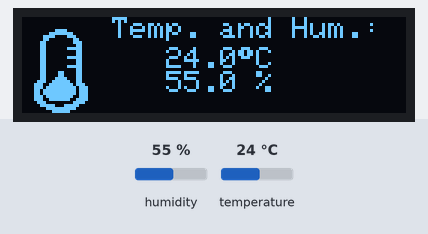
A sketch run on a simulated Arduino Uno, built with avr-gcc and run on an emulated ATmega328P. Shown: 128×32 one-colour display. The inputs (shaded band) are chosen by the test bench; at power-on: humidity 55 %, temperature 24 °C. The display library's start-up logo is not drawn; what the sketch prints to the serial monitor is not drawn.

Above: at 4.6 s.
4.7 s: humidity set to 22 %
At 7.3 s:
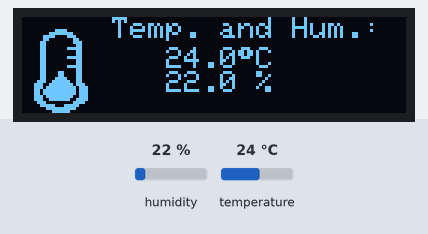
12.1 s: temperature set to 12 °C
At 15.2 s:
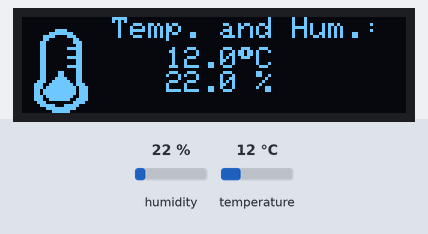
18.2 s: humidity set to 40 %
At 19.7 s:
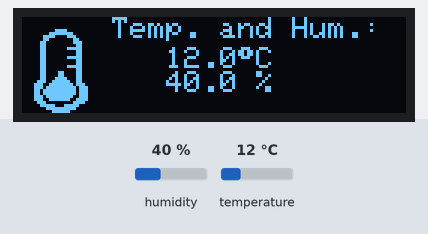
23.3 s: temperature set to 19 °C
At 25.4 s:
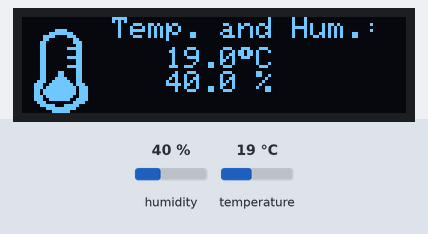
Timing chart, 0 to 26.9 s (numbered marks = the images above; inputs shaded):
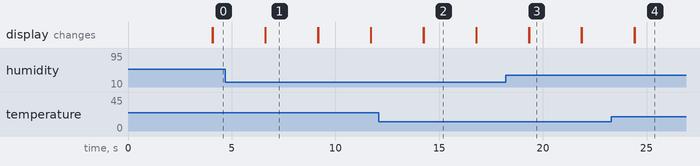

Measured:
- after the input at 4.7 s, the display: first differs from a run without the input after 1.9 s (image 1)
- after the input at 12.1 s, the display: first differs from a run without the input after 2.2 s (image 2)
- after the input at 18.2 s, the display: first differs from a run without the input after 1.1 s (image 3)
- after the input at 23.3 s, the display: first differs from a run without the input after 1.1 s (image 4)
- what the display in image 1 shows lasts 2.6 s, from 6.6 s to 9.2 s

The sketch:

WEA012864D.ino
```cpp
#include "DHT.h"
#include <SPI.h>
#include <Wire.h>
#include <Adafruit_GFX.h>
#include <Adafruit_SSD1306.h>

#define SCREEN_WIDTH 128 // OLED display width, in pixels
#define SCREEN_HEIGHT 32 // OLED display height, in pixels

#define OLED_RESET    -1 // Reset pin # (or -1 if sharing Arduino reset pin)
#define SCREEN_ADDRESS 0x3C ///< See datasheet for Address; 0x3D for 128x64, 0x3C for 128x32
Adafruit_SSD1306 display(SCREEN_WIDTH, SCREEN_HEIGHT, &Wire, OLED_RESET);


#define LOGO_HEIGHT   64
#define LOGO_WIDTH    128

// 'image', 128x64px
const unsigned char epd_bitmap_image [] PROGMEM = {
	0x00, 0x00, 0x00, 0x00, 0x00, 0x00, 0x00, 0x00, 0x00, 0x00, 0x00, 0x00, 0x00, 0x00, 0x00, 0x00,
	0x00, 0x00, 0x00, 0x00, 0x00, 0x00, 0x00, 0x00, 0x00, 0x00, 0x00, 0x00, 0x00, 0x00, 0x00, 0x00,
	0x00, 0x00, 0x00, 0x00, 0x00, 0x00, 0x00, 0x00, 0x00, 0x00, 0x00, 0x00, 0x00, 0x00, 0x00, 0x00,
	0x00, 0x00, 0x00, 0x00, 0x00, 0x00, 0x00, 0x00, 0x00, 0x00, 0x00, 0x00, 0x00, 0x00, 0x00, 0x00,
	0x00, 0x00, 0x00, 0x00, 0x00, 0x00, 0x00, 0x00, 0x00, 0x00, 0x00, 0x00, 0x00, 0x00, 0x00, 0x00,
	0x00, 0x00, 0x00, 0x00, 0x00, 0x00, 0x00, 0x00, 0x00, 0x00, 0x00, 0x00, 0x00, 0x00, 0x00, 0x00,
	0x00, 0x00, 0x00, 0x00, 0x00, 0x00, 0x00, 0x00, 0x00, 0x00, 0x00, 0x00, 0x00, 0x00, 0x00, 0x00,
	0x00, 0x00, 0x00, 0x00, 0x00, 0x00, 0x00, 0x00, 0x00, 0x00, 0x00, 0x00, 0x00, 0x00, 0x00, 0x00,
	0x00, 0x00, 0x00, 0x00, 0x00, 0x00, 0x00, 0x00, 0x00, 0x00, 0x00, 0x00, 0x00, 0x00, 0x00, 0x00,
	0x00, 0x00, 0x00, 0x00, 0x00, 0x00, 0x00, 0x00, 0x00, 0x00, 0x00, 0x00, 0x00, 0x00, 0x00, 0x00,
	0x00, 0x00, 0x00, 0x00, 0x00, 0x00, 0x00, 0x00, 0x00, 0x00, 0x00, 0x00, 0x00, 0x00, 0x00, 0x00,
	0x00, 0x00, 0x00, 0x00, 0x00, 0x00, 0x00, 0x00, 0x00, 0x00, 0x00, 0x00, 0x00, 0x00, 0x00, 0x00,
	0x00, 0x00, 0x00, 0x00, 0x00, 0x00, 0x00, 0x00, 0x00, 0x00, 0x00, 0x00, 0x00, 0x00, 0x00, 0x00,
	0x00, 0x00, 0x00, 0x00, 0x00, 0x00, 0x00, 0x00, 0x00, 0x00, 0x00, 0x00, 0x00, 0x00, 0x00, 0x00,
	0x00, 0x00, 0x00, 0x00, 0x00, 0x00, 0x00, 0x00, 0x00, 0x00, 0x00, 0x00, 0x00, 0x00, 0x00, 0x00,
	0x00, 0x00, 0x00, 0x00, 0x00, 0x00, 0x00, 0x00, 0x00, 0x00, 0x00, 0x00, 0x00, 0x00, 0x00, 0x00,
	0x00, 0x00, 0x00, 0x00, 0x00, 0x00, 0x00, 0x00, 0x00, 0x00, 0x00, 0x00, 0x00, 0x00, 0x00, 0x00,
	0x00, 0x00, 0x00, 0x00, 0x00, 0x00, 0x00, 0x00, 0x00, 0x00, 0x00, 0x00, 0x00, 0x00, 0x00, 0x00,
	0x00, 0x00, 0x00, 0x00, 0x00, 0x00, 0x00, 0x00, 0x00, 0x00, 0x00, 0x00, 0x00, 0x00, 0x00, 0x00,
	0x00, 0x00, 0x00, 0x00, 0x00, 0x00, 0x00, 0x00, 0x00, 0x00, 0x00, 0x00, 0x00, 0x00, 0x00, 0x00,
	0x00, 0x1e, 0x00, 0x00, 0x00, 0x00, 0x00, 0x00, 0x00, 0x00, 0x00, 0x00, 0x00, 0x00, 0x00, 0x00,
	0x00, 0x7f, 0x80, 0x00, 0x00, 0x00, 0x00, 0x00, 0x00, 0x00, 0x00, 0x00, 0x00, 0x00, 0x00, 0x00,
	0x01, 0xe1, 0xc0, 0x00, 0x00, 0x00, 0x00, 0x00, 0x00, 0x00, 0x00, 0x00, 0x00, 0x00, 0x00, 0x00,
	0x01, 0x80, 0x60, 0x00, 0x00, 0x00, 0x00, 0x00, 0x00, 0x00, 0x00, 0x00, 0x00, 0x00, 0x00, 0x00,
	0x03, 0x00, 0x70, 0x00, 0x00, 0x00, 0x00, 0x00, 0x00, 0x00, 0x00, 0x00, 0x00, 0x00, 0x00, 0x00,
	0x03, 0x00, 0x30, 0x00, 0x00, 0x00, 0x00, 0x00, 0x00, 0x00, 0x00, 0x00, 0x00, 0x00, 0x00, 0x00,
	0x03, 0x01, 0xf0, 0x00, 0x00, 0x00, 0x00, 0x00, 0x00, 0x00, 0x00, 0x00, 0x00, 0x00, 0x00, 0x00,
	0x03, 0x00, 0x30, 0x00, 0x00, 0x00, 0x00, 0x00, 0x00, 0x00, 0x00, 0x00, 0x00, 0x00, 0x00, 0x00,
	0x03, 0x00, 0x30, 0x00, 0x00, 0x00, 0x00, 0x00, 0x00, 0x00, 0x00, 0x00, 0x00, 0x00, 0x00, 0x00,
	0x03, 0x01, 0xf0, 0x00, 0x00, 0x00, 0x00, 0x00, 0x00, 0x00, 0x00, 0x00, 0x00, 0x00, 0x00, 0x00,
	0x03, 0x00, 0x30, 0x00, 0x00, 0x00, 0x00, 0x00, 0x00, 0x00, 0x00, 0x00, 0x00, 0x00, 0x00, 0x00,
	0x03, 0x00, 0x30, 0x00, 0x00, 0x00, 0x00, 0x00, 0x00, 0x00, 0x00, 0x00, 0x00, 0x00, 0x00, 0x00,
	0x03, 0x01, 0xf0, 0x00, 0x00, 0x00, 0x00, 0x00, 0x00, 0x00, 0x00, 0x00, 0x00, 0x00, 0x00, 0x00,
	0x03, 0x00, 0x30, 0x00, 0x00, 0x00, 0x00, 0x00, 0x00, 0x00, 0x00, 0x00, 0x00, 0x00, 0x00, 0x00,
	0x03, 0x0c, 0x30, 0x00, 0x00, 0x00, 0x00, 0x00, 0x00, 0x00, 0x00, 0x00, 0x00, 0x00, 0x00, 0x00,
	0x03, 0x0c, 0x30, 0x00, 0x00, 0x00, 0x00, 0x00, 0x00, 0x00, 0x00, 0x00, 0x00, 0x00, 0x00, 0x00,
	0x03, 0x1e, 0x30, 0x00, 0x00, 0x00, 0x00, 0x00, 0x00, 0x00, 0x00, 0x00, 0x00, 0x00, 0x00, 0x00,
	0x07, 0x3f, 0x30, 0x00, 0x00, 0x00, 0x00, 0x00, 0x00, 0x00, 0x00, 0x00, 0x00, 0x00, 0x00, 0x00,
	0x0e, 0x7f, 0xb8, 0x00, 0x00, 0x00, 0x00, 0x00, 0x00, 0x00, 0x00, 0x00, 0x00, 0x00, 0x00, 0x00,
	0x0e, 0xff, 0xdc, 0x00, 0x00, 0x00, 0x00, 0x00, 0x00, 0x00, 0x00, 0x00, 0x00, 0x00, 0x00, 0x00,
	0x0d, 0xff, 0xdc, 0x00, 0x00, 0x00, 0x00, 0x00, 0x00, 0x00, 0x00, 0x00, 0x00, 0x00, 0x00, 0x00,
	0x0d, 0xff, 0xdc, 0x00, 0x00, 0x00, 0x00, 0x00, 0x00, 0x00, 0x00, 0x00, 0x00, 0x00, 0x00, 0x00,
	0x0e, 0xff, 0x9c, 0x00, 0x00, 0x00, 0x00, 0x00, 0x00, 0x00, 0x00, 0x00, 0x00, 0x00, 0x00, 0x00,
	0x0e, 0x7f, 0x3c, 0x00, 0x00, 0x00, 0x00, 0x00, 0x00, 0x00, 0x00, 0x00, 0x00, 0x00, 0x00, 0x00,
	0x07, 0x00, 0x78, 0x00, 0x00, 0x00, 0x00, 0x00, 0x00, 0x00, 0x00, 0x00, 0x00, 0x00, 0x00, 0x00,
	0x03, 0xe3, 0xe0, 0x00, 0x00, 0x00, 0x00, 0x00, 0x00, 0x00, 0x00, 0x00, 0x00, 0x00, 0x00, 0x00,
	0x00, 0xff, 0xc0, 0x00, 0x00, 0x00, 0x00, 0x00, 0x00, 0x00, 0x00, 0x00, 0x00, 0x00, 0x00, 0x00,
	0x00, 0x3f, 0x00, 0x00, 0x00, 0x00, 0x00, 0x00, 0x00, 0x00, 0x00, 0x00, 0x00, 0x00, 0x00, 0x00,
	0x00, 0x00, 0x00, 0x00, 0x00, 0x00, 0x00, 0x00, 0x00, 0x00, 0x00, 0x00, 0x00, 0x00, 0x00, 0x00,
	0x00, 0x00, 0x00, 0x00, 0x00, 0x00, 0x00, 0x00, 0x00, 0x00, 0x00, 0x00, 0x00, 0x00, 0x00, 0x00,
	0x00, 0x00, 0x00, 0x00, 0x00, 0x00, 0x00, 0x00, 0x00, 0x00, 0x00, 0x00, 0x00, 0x00, 0x00, 0x00,
	0x00, 0x00, 0x00, 0x00, 0x00, 0x00, 0x00, 0x00, 0x00, 0x00, 0x00, 0x00, 0x00, 0x00, 0x00, 0x00,
	0x00, 0x00, 0x00, 0x00, 0x00, 0x00, 0x00, 0x00, 0x00, 0x00, 0x00, 0x00, 0x00, 0x00, 0x00, 0x00,
	0x00, 0x00, 0x00, 0x00, 0x00, 0x00, 0x00, 0x00, 0x00, 0x00, 0x00, 0x00, 0x00, 0x00, 0x00, 0x00,
	0x00, 0x00, 0x00, 0x00, 0x00, 0x00, 0x00, 0x00, 0x00, 0x00, 0x00, 0x00, 0x00, 0x00, 0x00, 0x00,
	0x00, 0x00, 0x00, 0x00, 0x00, 0x00, 0x00, 0x00, 0x00, 0x00, 0x00, 0x00, 0x00, 0x00, 0x00, 0x00,
	0x00, 0x00, 0x00, 0x00, 0x00, 0x00, 0x00, 0x00, 0x00, 0x00, 0x00, 0x00, 0x00, 0x00, 0x00, 0x00,
	0x00, 0x00, 0x00, 0x00, 0x00, 0x00, 0x00, 0x00, 0x00, 0x00, 0x00, 0x00, 0x00, 0x00, 0x00, 0x00,
	0x00, 0x00, 0x00, 0x00, 0x00, 0x00, 0x00, 0x00, 0x00, 0x00, 0x00, 0x00, 0x00, 0x00, 0x00, 0x00,
	0x00, 0x00, 0x00, 0x00, 0x00, 0x00, 0x00, 0x00, 0x00, 0x00, 0x00, 0x00, 0x00, 0x00, 0x00, 0x00,
	0x00, 0x00, 0x00, 0x00, 0x00, 0x00, 0x00, 0x00, 0x00, 0x00, 0x00, 0x00, 0x00, 0x00, 0x00, 0x00,
	0x00, 0x00, 0x00, 0x00, 0x00, 0x00, 0x00, 0x00, 0x00, 0x00, 0x00, 0x00, 0x00, 0x00, 0x00, 0x00,
	0x00, 0x00, 0x00, 0x00, 0x00, 0x00, 0x00, 0x00, 0x00, 0x00, 0x00, 0x00, 0x00, 0x00, 0x00, 0x00,
	0x00, 0x00, 0x00, 0x00, 0x00, 0x00, 0x00, 0x00, 0x00, 0x00, 0x00, 0x00, 0x00, 0x00, 0x00, 0x00
};

// Array of all bitmaps for convenience. (Total bytes used to store images in PROGMEM = 1040)
const int epd_bitmap_allArray_LEN = 1;
const unsigned char* epd_bitmap_allArray[1] = {
	epd_bitmap_image
};


#define DHTPIN 15     // Digital pin connected to the DHT sensor


#define DHTTYPE DHT22   // DHT 22  (AM2302), AM2321


// Initialize DHT sensor.
DHT dht(DHTPIN, DHTTYPE);

void setup() {
  Serial.begin(9600);

 if(!display.begin(SSD1306_SWITCHCAPVCC, SCREEN_ADDRESS)) {
    Serial.println(F("SSD1306 allocation failed"));
    for(;;); // Don't proceed, loop forever
  }


  display.display();
  delay(2000); // Pause for 2 seconds

  // Clear the buffer
  display.clearDisplay();

  Serial.println(F("DHTxx test!"));

  dht.begin();
}

void loop() {

  // Wait a few seconds between measurements.
  delay(2000);

  float h = dht.readHumidity();
  // Read temperature as Celsius (the default)
  float t = dht.readTemperature();


  // Check if any reads failed and exit early (to try again).
  if (isnan(h) || isnan(t)) {
    Serial.println(F("Failed to read from DHT sensor!"));
    return;
  }
  //Printing the thermometer logo and the data from the sensor
  display.clearDisplay();
  testdrawbitmap();
  display.setTextSize(1);
  display.setTextColor(SSD1306_WHITE);
  display.setCursor(30,0);
  display.print("Temp. and Hum.:");
  display.setCursor(48,10);
  display.print(t, 1);
  display.print((char)247);
  display.println("C");
  display.setCursor(48,18);
  display.print(h, 1);
  display.println(" %");
  display.display();
  delay(500);


}

//Function for the thermometer logo
void testdrawbitmap(void) {
  display.clearDisplay();

  display.drawBitmap(
    (display.width()  - LOGO_WIDTH ) / 2,
    (display.height() - LOGO_HEIGHT) / 2,
    epd_bitmap_image, LOGO_WIDTH, LOGO_HEIGHT, 1);
  display.display();
}
```
